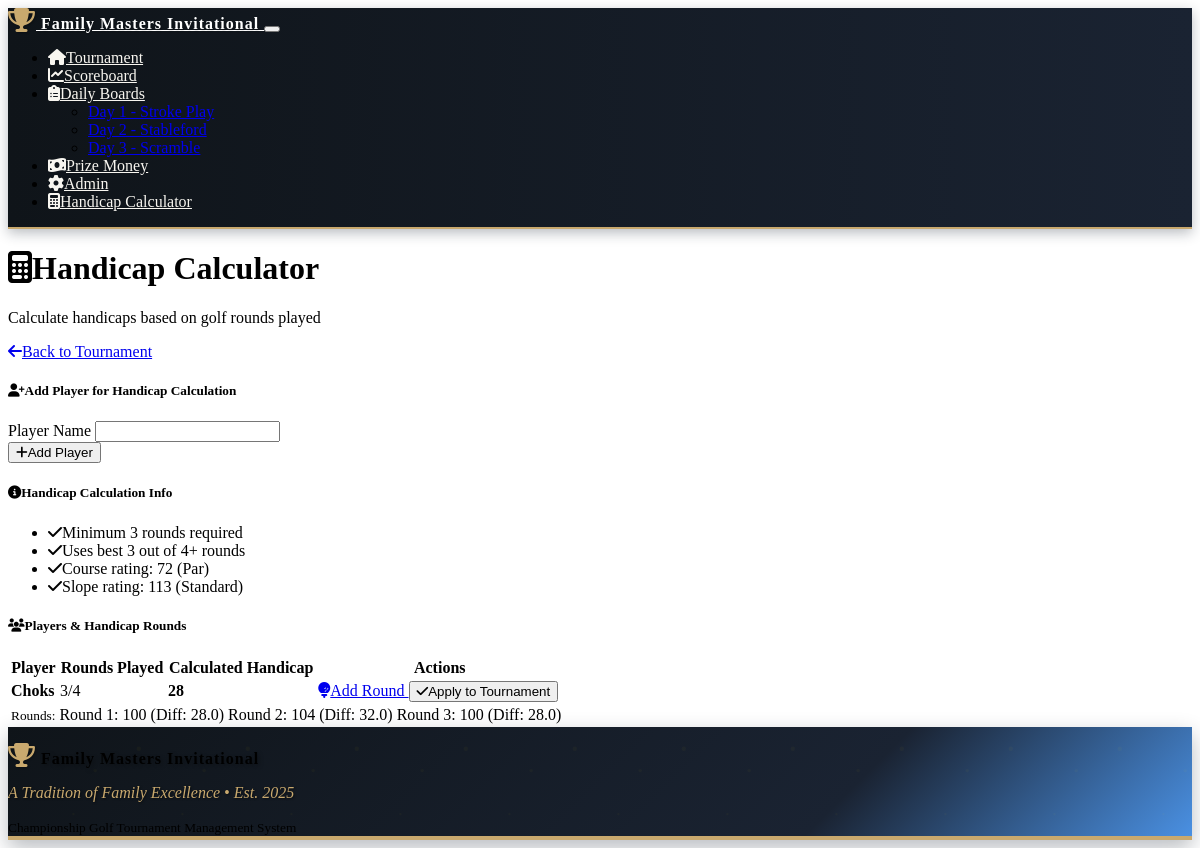
The page /handicap_dashboard on the database its author committed.
### models.py (models this page shows, shortened)
class HandicapPlayer(db.Model):
    id = db.Column(db.Integer, primary_key=True)
    name = db.Column(db.String(100), nullable=False)
    calculated_handicap = db.Column(db.Integer, nullable=True)
    is_applied_to_tournament = db.Column(db.Boolean, default=False)
    created_at = db.Column(db.DateTime, default=datetime.utcnow)
    rounds = db.relationship('HandicapRound', backref='player', lazy=True, cascade='all, delete-orphan')

class HandicapRound(db.Model):
    id = db.Column(db.Integer, primary_key=True)
    player_id = db.Column(db.Integer, db.ForeignKey('handicap_player.id'), nullable=False)
    round_number = db.Column(db.Integer, nullable=False)  # 1, 2, 3, 4
    hole_1 = db.Column(db.Integer)
    hole_2 = db.Column(db.Integer)
    hole_3 = db.Column(db.Integer)
    hole_4 = db.Column(db.Integer)
    hole_5 = db.Column(db.Integer)
    hole_6 = db.Column(db.Integer)
    hole_7 = db.Column(db.Integer)
    hole_8 = db.Column(db.Integer)
    hole_9 = db.Column(db.Integer)
    hole_10 = db.Column(db.Integer)
    hole_11 = db.Column(db.Integer)
    hole_12 = db.Column(db.Integer)
    hole_13 = db.Column(db.Integer)
    hole_14 = db.Column(db.Integer)
    hole_15 = db.Column(db.Integer)
    hole_16 = db.Column(db.Integer)
    hole_17 = db.Column(db.Integer)
    hole_18 = db.Column(db.Integer)
    total_score = db.Column(db.Integer)
    differential = db.Column(db.Float)  # Score differential for handicap calculation
    created_at = db.Column(db.DateTime, default=datetime.utcnow)

### routes.py (the view)
@app.route('/handicap_dashboard')
def handicap_dashboard():
    handicap_players = HandicapPlayer.query.all()
    players_data = []
    for player in handicap_players:
        rounds = HandicapRound.query.filter_by(player_id=player.id).order_by(HandicapRound.round_number).all()
        calculated_handicap = calculate_handicap_for_player(player.id)
        rounds_data = []
        for round_obj in rounds:
            rounds_data.append({
                'round_number': round_obj.round_number,
                'score': round_obj.total_score,
                'differential': round_obj.differential
            })
        players_data.append({
            'player': player,
            'rounds': rounds_data,
            'rounds_count': len(rounds),
            'calculated_handicap': calculated_handicap
        })
    return render_template('handicap_dashboard.html', handicap_players=players_data)

### routes.py (called while the page is built)
def calculate_handicap_for_player(player_id):
    rounds = HandicapRound.query.filter_by(player_id=player_id).all()
    if len(rounds) < 3:
        return None  # Need at least 3 rounds
    differentials = []
    for round_obj in rounds:
        if round_obj.differential is not None:
            differentials.append(round_obj.differential)
    if len(differentials) < 3:
        return None
    differentials.sort()
    if len(differentials) >= 4:
        best_differentials = differentials[:3]
    else:
        best_differentials = differentials
    average_differential = sum(best_differentials) / len(best_differentials)
    handicap = round(average_differential * 0.96)
    return max(0, min(36, handicap))

### templates/handicap_dashboard.html (shortened to what this page needs)
{% extends "base.html" %}
{% block content %}
<div class="container-fluid">
    <div class="row mb-4">
        <div class="col-12">
            <div class="d-flex justify-content-between align-items-center">
                <div>
                    <h1 class="text-success mb-0">
                        <i class="fas fa-calculator me-2"></i>Handicap Calculator
                    </h1>
                    <p class="text-muted mb-0">Calculate handicaps based on golf rounds played</p>
                </div>
                <div>
                    <a href="{{ url_for('index') }}" class="btn btn-outline-light">
                        <i class="fas fa-arrow-left me-1"></i>Back to Tournament
                    </a>
                </div>
            </div>
        </div>
    </div>
    <div class="row mb-4">
        <div class="col-md-6">
            <div class="card bg-dark">
                <div class="card-header">
                    <h5 class="card-title mb-0">
                        <i class="fas fa-user-plus me-2"></i>Add Player for Handicap Calculation
                    </h5>
                </div>
                <div class="card-body">
                    <form method="POST" action="{{ url_for('add_handicap_player') }}">
                        <div class="mb-3">
                            <label for="player_name" class="form-label">Player Name</label>
                            <input type="text" class="form-control" id="player_name" name="player_name" required>
                        </div>
                        <button type="submit" class="btn btn-success">
                            <i class="fas fa-plus me-1"></i>Add Player
                        </button>
                    </form>
                </div>
            </div>
        </div>
        <div class="col-md-6">
            <div class="card bg-dark">
                <div class="card-header">
                    <h5 class="card-title mb-0">
                        <i class="fas fa-info-circle me-2"></i>Handicap Calculation Info
                    </h5>
                </div>
                <div class="card-body">
                    <ul class="list-unstyled mb-0">
                        <li><i class="fas fa-check text-success me-2"></i>Minimum 3 rounds required</li>
                        <li><i class="fas fa-check text-success me-2"></i>Uses best 3 out of 4+ rounds</li>
                        <li><i class="fas fa-check text-success me-2"></i>Course rating: 72 (Par)</li>
                        <li><i class="fas fa-check text-success me-2"></i>Slope rating: 113 (Standard)</li>
                    </ul>
                </div>
            </div>
        </div>
    </div>
    <div class="row">
        <div class="col-12">
            <div class="card bg-dark">
                <div class="card-header">
                    <h5 class="card-title mb-0">
                        <i class="fas fa-users me-2"></i>Players & Handicap Rounds
                    </h5>
                </div>
                <div class="card-body">
                    {% if handicap_players %}
                    <div class="table-responsive">
                        <table class="table table-dark table-striped">
                            <thead>
                                <tr>
                                    <th>Player</th>
                                    <th class="text-center">Rounds Played</th>
                                    <th class="text-center">Calculated Handicap</th>
                                    <th class="text-center">Actions</th>
                                </tr>
                            </thead>
                            <tbody>
                                {% for player_data in handicap_players %}
                                <tr>
                                    <td>
                                        <strong>{{ player_data.player.name }}</strong>
                                    </td>
                                    <td class="text-center">
                                        <span class="badge bg-{% if player_data.rounds_count >= 3 %}success{% else %}warning{% endif %}">
                                            {{ player_data.rounds_count }}/4
                                        </span>
                                    </td>
                                    <td class="text-center">
                                        {% if player_data.calculated_handicap is not none %}
                                        <strong class="text-success">{{ player_data.calculated_handicap }}</strong>
                                        {% else %}
                                        <span class="text-muted">Need 3+ rounds</span>
                                        {% endif %}
                                    </td>
                                    <td class="text-center">
                                        <a href="{{ url_for('handicap_scorecard', player_id=player_data.player.id) }}"
                                           class="btn btn-sm btn-outline-primary me-2">
                                            <i class="fas fa-golf-ball me-1"></i>Add Round
                                        </a>
                                        {% if player_data.calculated_handicap is not none %}
                                        <form method="POST" action="{{ url_for('apply_handicap') }}" style="display: inline;">
                                            <button type="submit" class="btn btn-sm btn-success">
                                                <i class="fas fa-check me-1"></i>Apply to Tournament
                                            </button>
                                        </form>
                                        {% endif %}
                                    </td>
                                </tr>
                                {% if player_data.rounds %}
                                <tr>
                                    <td colspan="4" class="border-0 pt-0">
                                        <div class="ms-3">
                                            <small class="text-muted">Rounds:</small>
                                            {% for round_data in player_data.rounds %}
                                            <span class="badge bg-secondary me-1">
                                                Round {{ round_data.round_number }}: {{ round_data.score }}
                                                (Diff: {{ round_data.differential | round(1) }})
                                            </span>
                                            {% endfor %}
                                        </div>
                                    </td>
                                </tr>
                                {% endif %}
                                {% endfor %}
                            </tbody>
                        </table>
                    </div>
                    {% else %}
                    <div class="text-center py-4">
                        <i class="fas fa-users fa-3x text-muted mb-3"></i>
                        <h5 class="text-muted">No players added yet</h5>
                        <p class="text-muted">Add a player above to start calculating handicaps</p>
                    </div>
                    {% endif %}
                </div>
            </div>
        </div>
    </div>
</div>
{% endblock %}

### templates/base.html (shortened to what this page needs)
<!DOCTYPE html>
<html lang="en" data-bs-theme="dark">
<head>
    <link href="https://cdn.replit.com/agent/bootstrap-agent-dark-theme.min.css" rel="stylesheet">
    <link rel="stylesheet" href="https://cdnjs.cloudflare.com/ajax/libs/font-awesome/6.4.0/css/all.min.css">
    <link rel="stylesheet" href="{{ url_for('static', filename='css/custom.css') }}">
</head>
<body>
    <nav class="navbar navbar-expand-lg navbar-dark navbar-tournament mb-4">
        <div class="container">
            <a class="navbar-brand tournament-logo" href="{{ url_for('index') }}">
                <i class="fas fa-trophy me-2 trophy-icon"></i>
                Family Masters Invitational
            </a>
            <button class="navbar-toggler" type="button" data-bs-toggle="collapse" data-bs-target="#navbarNav">
            </button>
            <div class="collapse navbar-collapse" id="navbarNav">
                <ul class="navbar-nav ms-auto">
                    <li class="nav-item">
                        <a class="nav-link" href="{{ url_for('index') }}">
                            <i class="fas fa-home me-1"></i>Tournament
                        </a>
                    </li>
                    <li class="nav-item">
                        <a class="nav-link" href="{{ url_for('scoreboard') }}">
                            <i class="fas fa-chart-line me-1"></i>Scoreboard
                        </a>
                    </li>
                    <li class="nav-item dropdown">
                            <a class="nav-link dropdown-toggle" href="#" role="button" data-bs-toggle="dropdown">
                                <i class="fas fa-clipboard-list me-1"></i>Daily Boards
                            </a>
                            <ul class="dropdown-menu">
                                <li><a class="dropdown-item" href="{{ url_for('day_scorecard_board', day=1) }}">Day 1 - Stroke Play</a></li>
                                <li><a class="dropdown-item" href="{{ url_for('day_scorecard_board', day=2) }}">Day 2 - Stableford</a></li>
                                <li><a class="dropdown-item" href="{{ url_for('day_scorecard_board', day=3) }}">Day 3 - Scramble</a></li>
                            </ul>
                        </li>
                    <li class="nav-item">
                        <a class="nav-link" href="{{ url_for('prize_money') }}">
                            <i class="fas fa-money-bill-wave me-1"></i>Prize Money
                        </a>
                    </li>
                    <li class="nav-item">
                        <a class="nav-link" href="{{ url_for('admin') }}">
                            <i class="fas fa-cog me-1"></i>Admin
                        </a>
                    </li>
                    <li class="nav-item">
                        <a class="nav-link" href="{{ url_for('handicap_dashboard') }}">
                            <i class="fas fa-calculator me-1"></i>Handicap Calculator
                        </a>
                    </li>
                </ul>
            </div>
        </div>
    </nav>
    <main>
        {% block content %}{% endblock %}
    </main>
    <footer class="tournament-header text-light mt-5 py-4">
        <div class="container text-center">
            <p class="mb-1 tournament-logo">
                <i class="fas fa-trophy me-2 trophy-icon"></i>
                Family Masters Invitational
            </p>
            <p class="tournament-tagline mb-0">A Tradition of Family Excellence • Est. 2025</p>
            <small class="text-white-50">Championship Golf Tournament Management System</small>
        </div>
    </footer>
</body>
</html>

### static/css/custom.css (style rules this page uses)
:root { --tournament-navy: #1a2332; --tournament-gold: #c9a96e; --tournament-white: #FFFFFF; --tournament-dark-navy: #0f1419; --tournament-accent-blue: #4a90e2; --tournament-cream: #f8f6f0; --tournament-silver: #8a9ba8; --tournament-shadow: rgba(26, 35, 50, 0.3); --tournament-green: #2d5a27; --tournament-light-green: #4a7c59; }
.tournament-header { background: linear-gradient(135deg, var(--tournament-dark-navy) 0%, var(--tournament-navy) 70%, var(--tournament-accent-blue) 100%) !important; border-bottom: 4px solid var(--tournament-gold); box-shadow: 0 8px 20px var(--tournament-shadow); position: relative; overflow: hidden; }
.tournament-header::before { content: ''; position: absolute; top: 0; left: 0; right: 0; bottom: 0; opacity: 0.3; }
.tournament-logo { font-family: 'Georgia', serif; font-weight: bold; text-shadow: 2px 2px 4px rgba(0,0,0,0.3); letter-spacing: 1px; }
.tournament-tagline { font-family: 'Georgia', serif; font-style: italic; color: var(--tournament-gold); text-shadow: 1px 1px 2px rgba(0,0,0,0.5); }
.navbar-tournament { background: linear-gradient(90deg, var(--tournament-dark-navy) 0%, var(--tournament-navy) 100%) !important; border-bottom: 2px solid var(--tournament-gold); box-shadow: 0 4px 12px var(--tournament-shadow); }
.navbar-brand { font-family: 'Georgia', serif; font-weight: bold; color: var(--tournament-white) !important; text-shadow: 1px 1px 2px rgba(0,0,0,0.3); }
.nav-link { color: var(--tournament-cream) !important; font-weight: 500; transition: all 0.3s ease; }
.trophy-icon { color: var(--tournament-gold); text-shadow: 1px 1px 2px rgba(0,0,0,0.3); font-size: 1.5em; }

### rows shown on the page
HandicapPlayer: player.name "Choks"
HandicapRound: round_number "1", score "100", differential "28.0"
HandicapRound: round_number "2", score "104", differential "32.0"
HandicapRound: round_number "3", score "100", differential "28.0"

### other values the page prints
{{ player_data.rounds_count }} "3"
{{ player_data.calculated_handicap }} "28"
